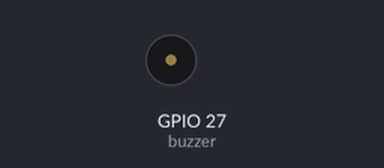
The sketch below on a simulated ESP32. On the bench: buzzer (waves = sounding). Random numbers use the default seed unless the sketch sets one.

Above: at 0.1 s.
Timing chart, 0 to 1.6 s (numbered marks = the images above):
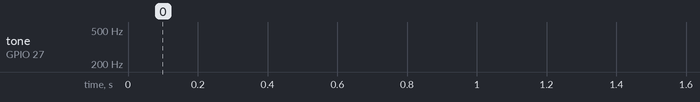

The sketch:

testePiezzo.ino
```cpp
#include <Arduino.h>

#define NOTE_B0  31
#define NOTE_C1  33
#define NOTE_CS1 35
#define NOTE_D1  37
#define NOTE_DS1 39
#define NOTE_E1  41
#define NOTE_F1  44
#define NOTE_FS1 46
#define NOTE_G1  49
#define NOTE_GS1 52
#define NOTE_A1  55
#define NOTE_AS1 58
#define NOTE_B1  62
#define NOTE_C2  65
#define NOTE_CS2 69
#define NOTE_D2  73
#define NOTE_DS2 78
#define NOTE_E2  82
#define NOTE_F2  87
#define NOTE_FS2 93
#define NOTE_G2  98
#define NOTE_GS2 104
#define NOTE_A2  110
#define NOTE_AS2 117
#define NOTE_B2  123
#define NOTE_C3  131
#define NOTE_CS3 139
#define NOTE_D3  147
#define NOTE_DS3 156
#define NOTE_E3  165
#define NOTE_F3  175
#define NOTE_FS3 185
#define NOTE_G3  196
#define NOTE_GS3 208
#define NOTE_A3  220
#define NOTE_AS3 233
#define NOTE_B3  247
#define NOTE_C4  262
#define NOTE_CS4 277
#define NOTE_D4  294
#define NOTE_DS4 311
#define NOTE_E4  330
#define NOTE_F4  349
#define NOTE_FS4 370
#define NOTE_G4  392
#define NOTE_GS4 415
#define NOTE_A4  440
#define NOTE_AS4 466
#define NOTE_B4  494
#define NOTE_C5  523
#define NOTE_CS5 554
#define NOTE_D5  587
#define NOTE_DS5 622
#define NOTE_E5  659
#define NOTE_F5  698
#define NOTE_FS5 740
#define NOTE_G5  784
#define NOTE_GS5 831
#define NOTE_A5  880
#define NOTE_AS5 932
#define NOTE_B5  988
#define NOTE_C6  1047
#define NOTE_CS6 1109
#define NOTE_D6  1175
#define NOTE_DS6 1245
#define NOTE_E6  1319
#define NOTE_F6  1397
#define NOTE_FS6 1480
#define NOTE_G6  1568
#define NOTE_GS6 1661
#define NOTE_A6  1760
#define NOTE_AS6 1865
#define NOTE_B6  1976
#define NOTE_C7  2093
#define NOTE_CS7 2217
#define NOTE_D7  2349
#define NOTE_DS7 2489
#define NOTE_E7  2637
#define NOTE_F7  2794
#define NOTE_FS7 2960
#define NOTE_G7  3136
#define NOTE_GS7 3322
#define NOTE_A7  3520
#define NOTE_AS7 3729
#define NOTE_B7  3951
#define NOTE_C8  4186
#define NOTE_CS8 4435
#define NOTE_D8  4699
#define NOTE_DS8 4978
#define REST      0

int buzzer = 27;

// Melodias
int melody_game_of_thrones[] = {NOTE_G4, 8, NOTE_C4, 8, NOTE_DS4, 16, NOTE_F4, 16, NOTE_G4, 8, NOTE_C4, 8, NOTE_DS4, 16, NOTE_F4, 16, //1
  NOTE_G4, 8, NOTE_C4, 8, NOTE_DS4, 16, NOTE_F4, 16, NOTE_G4, 8, NOTE_C4, 8, NOTE_DS4, 16, NOTE_F4, 16,
  NOTE_G4, 8, NOTE_C4, 8, NOTE_E4, 16, NOTE_F4, 16, NOTE_G4, 8, NOTE_C4, 8, NOTE_E4, 16, NOTE_F4, 16,
  NOTE_G4, 8, NOTE_C4, 8, NOTE_E4, 16, NOTE_F4, 16, NOTE_G4, 8, NOTE_C4, 8, NOTE_E4, 16, NOTE_F4, 16,
  NOTE_G4, -4, NOTE_C4, -4, //5

  NOTE_DS4, 16, NOTE_F4, 16, NOTE_G4, 4, NOTE_C4, 4, NOTE_DS4, 16, NOTE_F4, 16, //6
  NOTE_D4, -1, //7 and 8
  NOTE_F4, -4, NOTE_AS3, -4,
  NOTE_DS4, 16, NOTE_D4, 16, NOTE_F4, 4, NOTE_AS3, -4,
  NOTE_DS4, 16, NOTE_D4, 16, NOTE_C4, -1, //11 and 12

  //repeats from 5
  NOTE_G4, -4, NOTE_C4, -4, //5

  NOTE_DS4, 16, NOTE_F4, 16, NOTE_G4, 4, NOTE_C4, 4, NOTE_DS4, 16, NOTE_F4, 16, //6
  NOTE_D4, -1, //7 and 8
  NOTE_F4, -4, NOTE_AS3, -4,
  NOTE_DS4, 16, NOTE_D4, 16, NOTE_F4, 4, NOTE_AS3, -4,
  NOTE_DS4, 16, NOTE_D4, 16, NOTE_C4, -1, //11 and 12
  NOTE_G4, -4, NOTE_C4, -4,
  NOTE_DS4, 16, NOTE_F4, 16, NOTE_G4, 4,  NOTE_C4, 4, NOTE_DS4, 16, NOTE_F4, 16,

  NOTE_D4, -2, //15
  NOTE_F4, -4, NOTE_AS3, -4,
  NOTE_D4, -8, NOTE_DS4, -8, NOTE_D4, -8, NOTE_AS3, -8,
  NOTE_C4, -1,
  NOTE_C5, -2,
  NOTE_AS4, -2,
  NOTE_C4, -2,
  NOTE_G4, -2,
  NOTE_DS4, -2,
  NOTE_DS4, -4, NOTE_F4, -4,
  NOTE_G4, -1,

  NOTE_C5, -2, //28
  NOTE_AS4, -2,
  NOTE_C4, -2,
  NOTE_G4, -2,
  NOTE_DS4, -2,
  NOTE_DS4, -4, NOTE_D4, -4,
  NOTE_C5, 8, NOTE_G4, 8, NOTE_GS4, 16, NOTE_AS4, 16, NOTE_C5, 8, NOTE_G4, 8, NOTE_GS4, 16, NOTE_AS4, 16,
  NOTE_C5, 8, NOTE_G4, 8, NOTE_GS4, 16, NOTE_AS4, 16, NOTE_C5, 8, NOTE_G4, 8, NOTE_GS4, 16, NOTE_AS4, 16,

  REST, 4, NOTE_GS5, 16, NOTE_AS5, 16, NOTE_C6, 8, NOTE_G5, 8, NOTE_GS5, 16, NOTE_AS5, 16,
  NOTE_C6, 8, NOTE_G5, 16, NOTE_GS5, 16, NOTE_AS5, 16, NOTE_C6, 8, NOTE_G5, 8, NOTE_GS5, 16, NOTE_AS5, 16,};

int melody_christmas[] = {NOTE_C5, 4, //1
  NOTE_F5, 4, NOTE_F5, 8, NOTE_G5, 8, NOTE_F5, 8, NOTE_E5, 8,
  NOTE_D5, 4, NOTE_D5, 4, NOTE_D5, 4,
  NOTE_G5, 4, NOTE_G5, 8, NOTE_A5, 8, NOTE_G5, 8, NOTE_F5, 8,
  NOTE_E5, 4, NOTE_C5, 4, NOTE_C5, 4,
  NOTE_A5, 4, NOTE_A5, 8, NOTE_AS5, 8, NOTE_A5, 8, NOTE_G5, 8,
  NOTE_F5, 4, NOTE_D5, 4, NOTE_C5, 8, NOTE_C5, 8,
  NOTE_D5, 4, NOTE_G5, 4, NOTE_E5, 4,

  NOTE_F5, 2, NOTE_C5, 4, //8
  NOTE_F5, 4, NOTE_F5, 8, NOTE_G5, 8, NOTE_F5, 8, NOTE_E5, 8,
  NOTE_D5, 4, NOTE_D5, 4, NOTE_D5, 4,
  NOTE_G5, 4, NOTE_G5, 8, NOTE_A5, 8, NOTE_G5, 8, NOTE_F5, 8,
  NOTE_E5, 4, NOTE_C5, 4, NOTE_C5, 4,
  NOTE_A5, 4, NOTE_A5, 8, NOTE_AS5, 8, NOTE_A5, 8, NOTE_G5, 8,
  NOTE_F5, 4, NOTE_D5, 4, NOTE_C5, 8, NOTE_C5, 8,
  NOTE_D5, 4, NOTE_G5, 4, NOTE_E5, 4,
  NOTE_F5, 2, NOTE_C5, 4,

  NOTE_F5, 4, NOTE_F5, 4, NOTE_F5, 4, //17
  NOTE_E5, 2, NOTE_E5, 4,
  NOTE_F5, 4, NOTE_E5, 4, NOTE_D5, 4,
  NOTE_C5, 2, NOTE_A5, 4,
  NOTE_AS5, 4, NOTE_A5, 4, NOTE_G5, 4,
  NOTE_C6, 4, NOTE_C5, 4, NOTE_C5, 8, NOTE_C5, 8,
  NOTE_D5, 4, NOTE_G5, 4, NOTE_E5, 4,
  NOTE_F5, 2, NOTE_C5, 4,
  NOTE_F5, 4, NOTE_F5, 8, NOTE_G5, 8, NOTE_F5, 8, NOTE_E5, 8,
  NOTE_D5, 4, NOTE_D5, 4, NOTE_D5, 4,

  NOTE_G5, 4, NOTE_G5, 8, NOTE_A5, 8, NOTE_G5, 8, NOTE_F5, 8, //27
  NOTE_E5, 4, NOTE_C5, 4, NOTE_C5, 4,
  NOTE_A5, 4, NOTE_A5, 8, NOTE_AS5, 8, NOTE_A5, 8, NOTE_G5, 8,
  NOTE_F5, 4, NOTE_D5, 4, NOTE_C5, 8, NOTE_C5, 8,
  NOTE_D5, 4, NOTE_G5, 4, NOTE_E5, 4,
  NOTE_F5, 2, NOTE_C5, 4,
  NOTE_F5, 4, NOTE_F5, 4, NOTE_F5, 4,
  NOTE_E5, 2, NOTE_E5, 4,
  NOTE_F5, 4, NOTE_E5, 4, NOTE_D5, 4,

  NOTE_C5, 2, NOTE_A5, 4, //36
  NOTE_AS5, 4, NOTE_A5, 4, NOTE_G5, 4,
  NOTE_C6, 4, NOTE_C5, 4, NOTE_C5, 8, NOTE_C5, 8,
  NOTE_D5, 4, NOTE_G5, 4, NOTE_E5, 4,
  NOTE_F5, 2, NOTE_C5, 4,
  NOTE_F5, 4, NOTE_F5, 8, NOTE_G5, 8, NOTE_F5, 8, NOTE_E5, 8,
  NOTE_D5, 4, NOTE_D5, 4, NOTE_D5, 4,
  NOTE_G5, 4, NOTE_G5, 8, NOTE_A5, 8, NOTE_G5, 8, NOTE_F5, 8,
  NOTE_E5, 4, NOTE_C5, 4, NOTE_C5, 4,

  NOTE_A5, 4, NOTE_A5, 8, NOTE_AS5, 8, NOTE_A5, 8, NOTE_G5, 8, //45
  NOTE_F5, 4, NOTE_D5, 4, NOTE_C5, 8, NOTE_C5, 8,
  NOTE_D5, 4, NOTE_G5, 4, NOTE_E5, 4,
  NOTE_F5, 2, NOTE_C5, 4,
  NOTE_F5, 4, NOTE_F5, 8, NOTE_G5, 8, NOTE_F5, 8, NOTE_E5, 8,
  NOTE_D5, 4, NOTE_D5, 4, NOTE_D5, 4,
  NOTE_G5, 4, NOTE_G5, 8, NOTE_A5, 8, NOTE_G5, 8, NOTE_F5, 8,
  NOTE_E5, 4, NOTE_C5, 4, NOTE_C5, 4,

  NOTE_A5, 4, NOTE_A5, 8, NOTE_AS5, 8, NOTE_A5, 8, NOTE_G5, 8, //53
  NOTE_F5, 4, NOTE_D5, 4, NOTE_C5, 8, NOTE_C5, 8,
  NOTE_D5, 4, NOTE_G5, 4, NOTE_E5, 4,
  NOTE_F5, 2, REST, 4};
int melody_mario[] = {NOTE_E5, 8, NOTE_E5, 8, REST, 8, NOTE_E5, 8, REST, 8, NOTE_C5, 8, NOTE_E5, 8, //1
  NOTE_G5, 4, REST, 4, NOTE_G4, 8, REST, 4,
  NOTE_C5, -4, NOTE_G4, 8, REST, 4, NOTE_E4, -4, // 3
  NOTE_A4, 4, NOTE_B4, 4, NOTE_AS4, 8, NOTE_A4, 4,
  NOTE_G4, -8, NOTE_E5, -8, NOTE_G5, -8, NOTE_A5, 4, NOTE_F5, 8, NOTE_G5, 8,
  REST, 8, NOTE_E5, 4, NOTE_C5, 8, NOTE_D5, 8, NOTE_B4, -4,
  NOTE_C5, -4, NOTE_G4, 8, REST, 4, NOTE_E4, -4, // repeats from 3
  NOTE_A4, 4, NOTE_B4, 4, NOTE_AS4, 8, NOTE_A4, 4,
  NOTE_G4, -8, NOTE_E5, -8, NOTE_G5, -8, NOTE_A5, 4, NOTE_F5, 8, NOTE_G5, 8,
  REST, 8, NOTE_E5, 4, NOTE_C5, 8, NOTE_D5, 8, NOTE_B4, -4,


  REST, 4, NOTE_G5, 8, NOTE_FS5, 8, NOTE_F5, 8, NOTE_DS5, 4, NOTE_E5, 8, //7
  REST, 8, NOTE_GS4, 8, NOTE_A4, 8, NOTE_C4, 8, REST, 8, NOTE_A4, 8, NOTE_C5, 8, NOTE_D5, 8,
  REST, 4, NOTE_DS5, 4, REST, 8, NOTE_D5, -4,
  NOTE_C5, 2, REST, 2,

  REST, 4, NOTE_G5, 8, NOTE_FS5, 8, NOTE_F5, 8, NOTE_DS5, 4, NOTE_E5, 8, //repeats from 7
  REST, 8, NOTE_GS4, 8, NOTE_A4, 8, NOTE_C4, 8, REST, 8, NOTE_A4, 8, NOTE_C5, 8, NOTE_D5, 8,
  REST, 4, NOTE_DS5, 4, REST, 8, NOTE_D5, -4,
  NOTE_C5, 2, REST, 2,

  NOTE_C5, 8, NOTE_C5, 4, NOTE_C5, 8, REST, 8, NOTE_C5, 8, NOTE_D5, 4, //11
  NOTE_E5, 8, NOTE_C5, 4, NOTE_A4, 8, NOTE_G4, 2,

  NOTE_C5, 8, NOTE_C5, 4, NOTE_C5, 8, REST, 8, NOTE_C5, 8, NOTE_D5, 8, NOTE_E5, 8, //13
  REST, 1,
  NOTE_C5, 8, NOTE_C5, 4, NOTE_C5, 8, REST, 8, NOTE_C5, 8, NOTE_D5, 4,
  NOTE_E5, 8, NOTE_C5, 4, NOTE_A4, 8, NOTE_G4, 2,
  NOTE_E5, 8, NOTE_E5, 8, REST, 8, NOTE_E5, 8, REST, 8, NOTE_C5, 8, NOTE_E5, 4,
  NOTE_G5, 4, REST, 4, NOTE_G4, 4, REST, 4,
  NOTE_C5, -4, NOTE_G4, 8, REST, 4, NOTE_E4, -4, // 19

  NOTE_A4, 4, NOTE_B4, 4, NOTE_AS4, 8, NOTE_A4, 4,
  NOTE_G4, -8, NOTE_E5, -8, NOTE_G5, -8, NOTE_A5, 4, NOTE_F5, 8, NOTE_G5, 8,
  REST, 8, NOTE_E5, 4, NOTE_C5, 8, NOTE_D5, 8, NOTE_B4, -4,

  NOTE_C5, -4, NOTE_G4, 8, REST, 4, NOTE_E4, -4, // repeats from 19
  NOTE_A4, 4, NOTE_B4, 4, NOTE_AS4, 8, NOTE_A4, 4,
  NOTE_G4, -8, NOTE_E5, -8, NOTE_G5, -8, NOTE_A5, 4, NOTE_F5, 8, NOTE_G5, 8,
  REST, 8, NOTE_E5, 4, NOTE_C5, 8, NOTE_D5, 8, NOTE_B4, -4,

  NOTE_E5, 8, NOTE_C5, 4, NOTE_G4, 8, REST, 4, NOTE_GS4, 4, //23
  NOTE_A4, 8, NOTE_F5, 4, NOTE_F5, 8, NOTE_A4, 2,
  NOTE_D5, -8, NOTE_A5, -8, NOTE_A5, -8, NOTE_A5, -8, NOTE_G5, -8, NOTE_F5, -8,

  NOTE_E5, 8, NOTE_C5, 4, NOTE_A4, 8, NOTE_G4, 2, //26
  NOTE_E5, 8, NOTE_C5, 4, NOTE_G4, 8, REST, 4, NOTE_GS4, 4,
  NOTE_A4, 8, NOTE_F5, 4, NOTE_F5, 8, NOTE_A4, 2,
  NOTE_B4, 8, NOTE_F5, 4, NOTE_F5, 8, NOTE_F5, -8, NOTE_E5, -8, NOTE_D5, -8,
  NOTE_C5, 8, NOTE_E4, 4, NOTE_E4, 8, NOTE_C4, 2,

  NOTE_E5, 8, NOTE_C5, 4, NOTE_G4, 8, REST, 4, NOTE_GS4, 4, //repeats from 23
  NOTE_A4, 8, NOTE_F5, 4, NOTE_F5, 8, NOTE_A4, 2,
  NOTE_D5, -8, NOTE_A5, -8, NOTE_A5, -8, NOTE_A5, -8, NOTE_G5, -8, NOTE_F5, -8,

  NOTE_E5, 8, NOTE_C5, 4, NOTE_A4, 8, NOTE_G4, 2, //26
  NOTE_E5, 8, NOTE_C5, 4, NOTE_G4, 8, REST, 4, NOTE_GS4, 4,
  NOTE_A4, 8, NOTE_F5, 4, NOTE_F5, 8, NOTE_A4, 2,
  NOTE_B4, 8, NOTE_F5, 4, NOTE_F5, 8, NOTE_F5, -8, NOTE_E5, -8, NOTE_D5, -8,
  NOTE_C5, 8, NOTE_E4, 4, NOTE_E4, 8, NOTE_C4, 2,
  NOTE_C5, 8, NOTE_C5, 4, NOTE_C5, 8, REST, 8, NOTE_C5, 8, NOTE_D5, 8, NOTE_E5, 8,
  REST, 1,

  NOTE_C5, 8, NOTE_C5, 4, NOTE_C5, 8, REST, 8, NOTE_C5, 8, NOTE_D5, 4, //33
  NOTE_E5, 8, NOTE_C5, 4, NOTE_A4, 8, NOTE_G4, 2,
  NOTE_E5, 8, NOTE_E5, 8, REST, 8, NOTE_E5, 8, REST, 8, NOTE_C5, 8, NOTE_E5, 4,
  NOTE_G5, 4, REST, 4, NOTE_G4, 4, REST, 4,
  NOTE_E5, 8, NOTE_C5, 4, NOTE_G4, 8, REST, 4, NOTE_GS4, 4,
  NOTE_A4, 8, NOTE_F5, 4, NOTE_F5, 8, NOTE_A4, 2,
  NOTE_D5, -8, NOTE_A5, -8, NOTE_A5, -8, NOTE_A5, -8, NOTE_G5, -8, NOTE_F5, -8,

  NOTE_E5, 8, NOTE_C5, 4, NOTE_A4, 8, NOTE_G4, 2, //40
  NOTE_E5, 8, NOTE_C5, 4, NOTE_G4, 8, REST, 4, NOTE_GS4, 4,
  NOTE_A4, 8, NOTE_F5, 4, NOTE_F5, 8, NOTE_A4, 2,
  NOTE_B4, 8, NOTE_F5, 4, NOTE_F5, 8, NOTE_F5, -8, NOTE_E5, -8, NOTE_D5, -8,
  NOTE_C5, 8, NOTE_E4, 4, NOTE_E4, 8, NOTE_C4, 2,

  //game over sound
  NOTE_C5, -4, NOTE_G4, -4, NOTE_E4, 4, //45
  NOTE_A4, -8, NOTE_B4, -8, NOTE_A4, -8, NOTE_GS4, -8, NOTE_AS4, -8, NOTE_GS4, -8,
  NOTE_G4, 8, NOTE_D4, 8, NOTE_E4, -2,};
int melody_tetris[] = {NOTE_E5, 4,  NOTE_B4, 8,  NOTE_C5, 8,  NOTE_D5, 4,  NOTE_C5, 8,  NOTE_B4, 8,
  NOTE_A4, 4,  NOTE_A4, 8,  NOTE_C5, 8,  NOTE_E5, 4,  NOTE_D5, 8,  NOTE_C5, 8,
  NOTE_B4, -4,  NOTE_C5, 8,  NOTE_D5, 4,  NOTE_E5, 4,
  NOTE_C5, 4,  NOTE_A4, 4,  NOTE_A4, 8,  NOTE_A4, 4,  NOTE_B4, 8,  NOTE_C5, 8,

  NOTE_D5, -4,  NOTE_F5, 8,  NOTE_A5, 4,  NOTE_G5, 8,  NOTE_F5, 8,
  NOTE_E5, -4,  NOTE_C5, 8,  NOTE_E5, 4,  NOTE_D5, 8,  NOTE_C5, 8,
  NOTE_B4, 4,  NOTE_B4, 8,  NOTE_C5, 8,  NOTE_D5, 4,  NOTE_E5, 4,
  NOTE_C5, 4,  NOTE_A4, 4,  NOTE_A4, 4, REST, 4,

  NOTE_E5, 4,  NOTE_B4, 8,  NOTE_C5, 8,  NOTE_D5, 4,  NOTE_C5, 8,  NOTE_B4, 8,
  NOTE_A4, 4,  NOTE_A4, 8,  NOTE_C5, 8,  NOTE_E5, 4,  NOTE_D5, 8,  NOTE_C5, 8,
  NOTE_B4, -4,  NOTE_C5, 8,  NOTE_D5, 4,  NOTE_E5, 4,
  NOTE_C5, 4,  NOTE_A4, 4,  NOTE_A4, 8,  NOTE_A4, 4,  NOTE_B4, 8,  NOTE_C5, 8,

  NOTE_D5, -4,  NOTE_F5, 8,  NOTE_A5, 4,  NOTE_G5, 8,  NOTE_F5, 8,
  NOTE_E5, -4,  NOTE_C5, 8,  NOTE_E5, 4,  NOTE_D5, 8,  NOTE_C5, 8,
  NOTE_B4, 4,  NOTE_B4, 8,  NOTE_C5, 8,  NOTE_D5, 4,  NOTE_E5, 4,
  NOTE_C5, 4,  NOTE_A4, 4,  NOTE_A4, 4, REST, 4,


  NOTE_E5, 2,  NOTE_C5, 2,
  NOTE_D5, 2,   NOTE_B4, 2,
  NOTE_C5, 2,   NOTE_A4, 2,
  NOTE_GS4, 2,  NOTE_B4, 4,  REST, 8,
  NOTE_E5, 2,   NOTE_C5, 2,
  NOTE_D5, 2,   NOTE_B4, 2,
  NOTE_C5, 4,   NOTE_E5, 4,  NOTE_A5, 2,
  NOTE_GS5, 2,};
int melody_never_gonna_give_you_up[] = {NOTE_D5,-4, NOTE_E5,-4, NOTE_A4,4, //1
  NOTE_E5,-4, NOTE_FS5,-4, NOTE_A5,16, NOTE_G5,16, NOTE_FS5,8,
  NOTE_D5,-4, NOTE_E5,-4, NOTE_A4,2,
  NOTE_A4,16, NOTE_A4,16, NOTE_B4,16, NOTE_D5,8, NOTE_D5,16,
  NOTE_D5,-4, NOTE_E5,-4, NOTE_A4,4, //repeat from 1
  NOTE_E5,-4, NOTE_FS5,-4, NOTE_A5,16, NOTE_G5,16, NOTE_FS5,8,
  NOTE_D5,-4, NOTE_E5,-4, NOTE_A4,2,
  NOTE_A4,16, NOTE_A4,16, NOTE_B4,16, NOTE_D5,8, NOTE_D5,16,
  REST,4, NOTE_B4,8, NOTE_CS5,8, NOTE_D5,8, NOTE_D5,8, NOTE_E5,8, NOTE_CS5,-8,
  NOTE_B4,16, NOTE_A4,2, REST,4,

  REST,8, NOTE_B4,8, NOTE_B4,8, NOTE_CS5,8, NOTE_D5,8, NOTE_B4,4, NOTE_A4,8, //7
  NOTE_A5,8, REST,8, NOTE_A5,8, NOTE_E5,-4, REST,4,
  NOTE_B4,8, NOTE_B4,8, NOTE_CS5,8, NOTE_D5,8, NOTE_B4,8, NOTE_D5,8, NOTE_E5,8, REST,8,
  REST,8, NOTE_CS5,8, NOTE_B4,8, NOTE_A4,-4, REST,4,
  REST,8, NOTE_B4,8, NOTE_B4,8, NOTE_CS5,8, NOTE_D5,8, NOTE_B4,8, NOTE_A4,4,
  NOTE_E5,8, NOTE_E5,8, NOTE_E5,8, NOTE_FS5,8, NOTE_E5,4, REST,4,

  NOTE_D5,2, NOTE_E5,8, NOTE_FS5,8, NOTE_D5,8, //13
  NOTE_E5,8, NOTE_E5,8, NOTE_E5,8, NOTE_FS5,8, NOTE_E5,4, NOTE_A4,4,
  REST,2, NOTE_B4,8, NOTE_CS5,8, NOTE_D5,8, NOTE_B4,8,
  REST,8, NOTE_E5,8, NOTE_FS5,8, NOTE_E5,-4, NOTE_A4,16, NOTE_B4,16, NOTE_D5,16, NOTE_B4,16,
  NOTE_FS5,-8, NOTE_FS5,-8, NOTE_E5,-4, NOTE_A4,16, NOTE_B4,16, NOTE_D5,16, NOTE_B4,16,

  NOTE_E5,-8, NOTE_E5,-8, NOTE_D5,-8, NOTE_CS5,16, NOTE_B4,-8, NOTE_A4,16, NOTE_B4,16, NOTE_D5,16, NOTE_B4,16, //18
  NOTE_D5,4, NOTE_E5,8, NOTE_CS5,-8, NOTE_B4,16, NOTE_A4,8, NOTE_A4,8, NOTE_A4,8,
  NOTE_E5,4, NOTE_D5,2, NOTE_A4,16, NOTE_B4,16, NOTE_D5,16, NOTE_B4,16,
  NOTE_FS5,-8, NOTE_FS5,-8, NOTE_E5,-4, NOTE_A4,16, NOTE_B4,16, NOTE_D5,16, NOTE_B4,16,
  NOTE_A5,4, NOTE_CS5,8, NOTE_D5,-8, NOTE_CS5,16, NOTE_B4,8, NOTE_A4,16, NOTE_B4,16, NOTE_D5,16, NOTE_B4,16,

  NOTE_D5,4, NOTE_E5,8, NOTE_CS5,-8, NOTE_B4,16, NOTE_A4,4, NOTE_A4,8,  //23
  NOTE_E5,4, NOTE_D5,2, REST,4,
  REST,8, NOTE_B4,8, NOTE_D5,8, NOTE_B4,8, NOTE_D5,8, NOTE_E5,4, REST,8,
  REST,8, NOTE_CS5,8, NOTE_B4,8, NOTE_A4,-4, REST,4,
  REST,8, NOTE_B4,8, NOTE_B4,8, NOTE_CS5,8, NOTE_D5,8, NOTE_B4,8, NOTE_A4,4,
  REST,8, NOTE_A5,8, NOTE_A5,8, NOTE_E5,8, NOTE_FS5,8, NOTE_E5,8, NOTE_D5,8,

  REST,8, NOTE_A4,8, NOTE_B4,8, NOTE_CS5,8, NOTE_D5,8, NOTE_B4,8, //29
  REST,8, NOTE_CS5,8, NOTE_B4,8, NOTE_A4,-4, REST,4,
  NOTE_B4,8, NOTE_B4,8, NOTE_CS5,8, NOTE_D5,8, NOTE_B4,8, NOTE_A4,4, REST,8,
  REST,8, NOTE_E5,8, NOTE_E5,8, NOTE_FS5,4, NOTE_E5,-4,
  NOTE_D5,2, NOTE_D5,8, NOTE_E5,8, NOTE_FS5,8, NOTE_E5,4,
  NOTE_E5,8, NOTE_E5,8, NOTE_FS5,8, NOTE_E5,8, NOTE_A4,8, NOTE_A4,4,

  REST,-4, NOTE_A4,8, NOTE_B4,8, NOTE_CS5,8, NOTE_D5,8, NOTE_B4,8, //35
  REST,8, NOTE_E5,8, NOTE_FS5,8, NOTE_E5,-4, NOTE_A4,16, NOTE_B4,16, NOTE_D5,16, NOTE_B4,16,
  NOTE_FS5,-8, NOTE_FS5,-8, NOTE_E5,-4, NOTE_A4,16, NOTE_B4,16, NOTE_D5,16, NOTE_B4,16,
  NOTE_E5,-8, NOTE_E5,-8, NOTE_D5,-8, NOTE_CS5,16, NOTE_B4,8, NOTE_A4,16, NOTE_B4,16, NOTE_D5,16, NOTE_B4,16,
  NOTE_D5,4, NOTE_E5,8, NOTE_CS5,-8, NOTE_B4,16, NOTE_A4,4, NOTE_A4,8,

   NOTE_E5,4, NOTE_D5,2, NOTE_A4,16, NOTE_B4,16, NOTE_D5,16, NOTE_B4,16, //40
  NOTE_FS5,-8, NOTE_FS5,-8, NOTE_E5,-4, NOTE_A4,16, NOTE_B4,16, NOTE_D5,16, NOTE_B4,16,
  NOTE_A5,4, NOTE_CS5,8, NOTE_D5,-8, NOTE_CS5,16, NOTE_B4,8, NOTE_A4,16, NOTE_B4,16, NOTE_D5,16, NOTE_B4,16,
  NOTE_D5,4, NOTE_E5,8, NOTE_CS5,-8, NOTE_B4,16, NOTE_A4,4, NOTE_A4,8,
  NOTE_E5,4, NOTE_D5,2, NOTE_A4,16, NOTE_B4,16, NOTE_D5,16, NOTE_B4,16,

  NOTE_FS5,-8, NOTE_FS5,-8, NOTE_E5,-4, NOTE_A4,16, NOTE_B4,16, NOTE_D5,16, NOTE_B4,16, //45
  NOTE_A5,4, NOTE_CS5,8, NOTE_D5,-8, NOTE_CS5,16, NOTE_B4,8, NOTE_A4,16, NOTE_B4,16, NOTE_D5,16, NOTE_B4,16,
  NOTE_D5,4, NOTE_E5,8, NOTE_CS5,-8, NOTE_B4,16, NOTE_A4,4, NOTE_A4,8,
  NOTE_E5,4, NOTE_D5,2, NOTE_A4,16, NOTE_B4,16, NOTE_D5,16, NOTE_B4,16,
  NOTE_FS5,-8, NOTE_FS5,-8, NOTE_E5,-4, NOTE_A4,16, NOTE_B4,16, NOTE_D5,16, NOTE_B4,16, //45

  NOTE_A5,4, NOTE_CS5,8, NOTE_D5,-8, NOTE_CS5,16, NOTE_B4,8, NOTE_A4,16, NOTE_B4,16, NOTE_D5,16, NOTE_B4,16,
  NOTE_D5,4, NOTE_E5,8, NOTE_CS5,-8, NOTE_B4,16, NOTE_A4,4, NOTE_A4,8,

  NOTE_E5,4, NOTE_D5,2, REST,4};

// Tamanhos das melodias
int notes_game_of_thrones = sizeof(melody_game_of_thrones) / sizeof(melody_game_of_thrones[0]);
int notes_christmas = sizeof(melody_christmas) / sizeof(melody_christmas[0]);
int notes_mario = sizeof(melody_mario) / sizeof(melody_mario[0]);
int notes_tetris = sizeof(melody_tetris) / sizeof(melody_tetris[0]);
int notes_never_gonna_give_you_up = sizeof(melody_never_gonna_give_you_up) / sizeof(melody_never_gonna_give_you_up[0]);

// Função para tocar uma melodia
void playMelody(int melody[], int notes) {
  for (int i = 0; i < notes; i++) {
    tone(buzzer, melody[i]);
    noTone(buzzer);
  }
}

// Função para escolher uma melodia aleatória
int getRandomSong() {
  int song = random(0, 5);
  return song;
}

void setup() {
  randomSeed(analogRead(0));
  pinMode(buzzer, OUTPUT);
}

void loop() {
  int song = getRandomSong(); // -1 como valor inicial para garantir que a primeira música não seja repetida

  switch (song) {
    case 0:
      playMelody(melody_game_of_thrones, notes_game_of_thrones);
      break;
    case 1:
      playMelody(melody_christmas, notes_christmas);
      break;
    case 2:
      playMelody(melody_mario, notes_mario);
      break;
    case 3:
      playMelody(melody_tetris, notes_tetris);
      break;
    case 4:
      playMelody(melody_never_gonna_give_you_up, notes_never_gonna_give_you_up);
      break;
    default:
      break;
  }

  // Aguarde um tempo antes de reiniciar o loop
  delay(2000);
}
```
